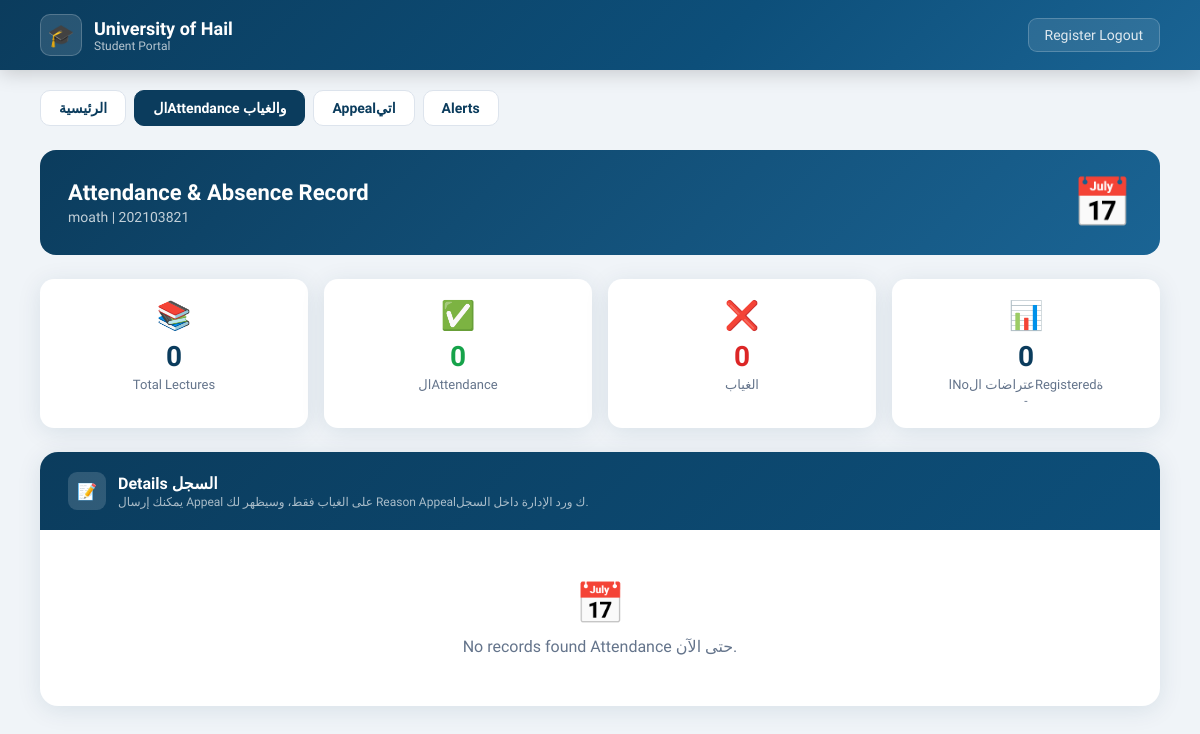
The page /student/attendance (signed in) on the database as committed earlier.
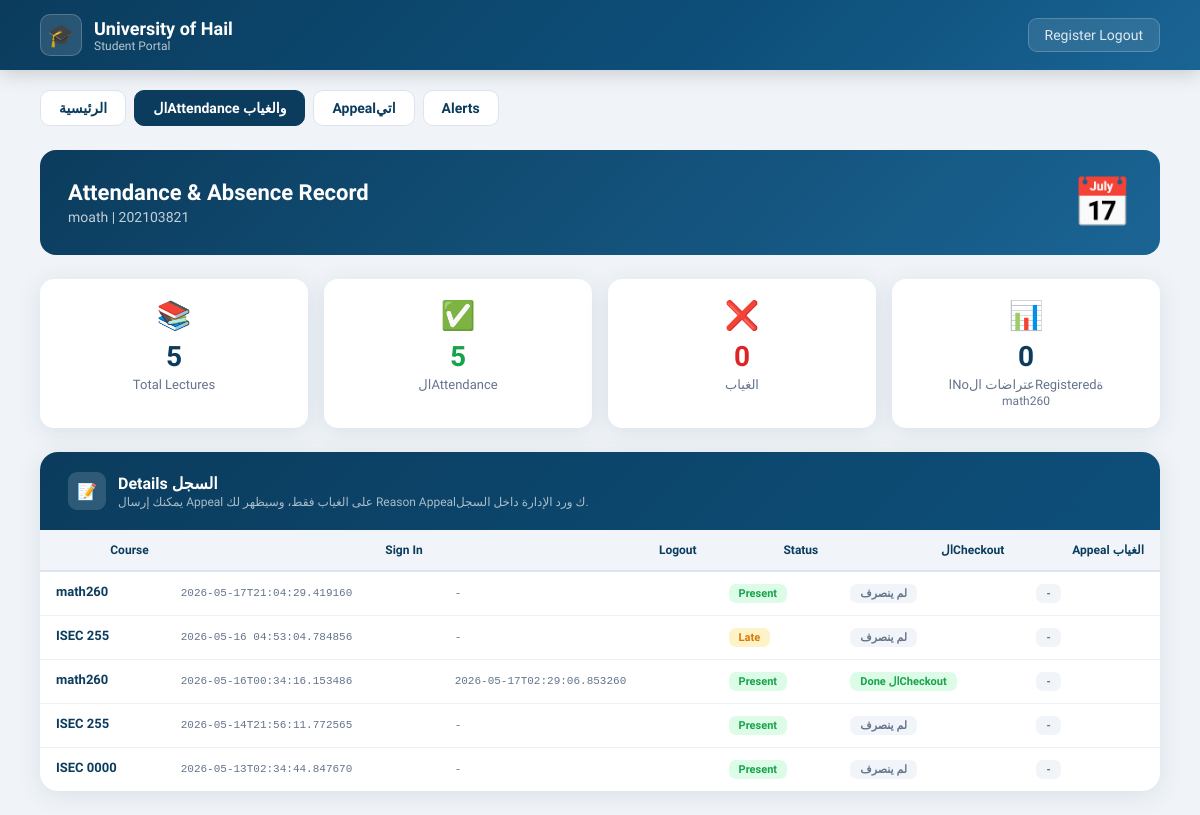
The same page on the database as committed later.
### tables this page shows
CREATE TABLE students (
    university_id TEXT PRIMARY KEY,
    name TEXT NOT NULL,
    academic_number TEXT NOT NULL
, email TEXT, password_hash TEXT, created_at DATETIME);

CREATE TABLE attendance (
    id INTEGER PRIMARY KEY AUTOINCREMENT,
    session_id INTEGER NOT NULL,
    university_id TEXT NOT NULL,
    check_in TIMESTAMP,
    check_out TIMESTAMP,
    status TEXT,
    FOREIGN KEY (session_id) REFERENCES sessions(session_id)
);

### routes/student_routes.py (the view)
    @app.route("/student/attendance")
    def student_attendance_page():
        if "student_id" not in session:
            return redirect("/student/login")
        page_data = _student_collect_page_data(str(session["student_id"]), (request.args.get("msg") or "").strip(), (request.args.get("msg_type") or "info").strip(), False)
        return render_template("student/student_attendance.html", **page_data, nav_page="attendance")

### helpers.py (called while the page is built)
def get_db():
    conn = sqlite3.connect(DATABASE, timeout=10, check_same_thread=False)
    conn.row_factory = sqlite3.Row
    conn.execute("PRAGMA foreign_keys=ON;")
    conn.execute("PRAGMA journal_mode=WAL;")
    conn.execute("PRAGMA synchronous=NORMAL;")
    conn.execute("PRAGMA busy_timeout=5000;")
    return conn

### routes/student_routes.py (called while the page is built)
def _student_status_is_absent(status_value):
    raw = (status_value or "").strip().lower()
    if not raw:
        return False
    return any(token in raw for token in ["absent", "غياب", "Absent"])

### templates/student/student_attendance.html (shortened to what this page needs)
<!DOCTYPE html>
<html lang="en" dir="ltr">
<head>
</head>
<body>
<header class="top-header">
    <div class="logo">
        <div class="logo-icon">🎓</div>
        <div>
            <div class="logo-text">University of Hail</div>
            <div class="logo-sub">Student Portal</div>
        </div>
    </div>
    <a class="logout-btn" href="/student/logout">Register Logout</a>
</header>
<nav class="student-nav">
    <a href="/student/dashboard" class="{{ 'active' if nav_page == 'dashboard' else '' }}">الرئيسية</a>
    <a href="/student/attendance" class="{{ 'active' if nav_page == 'attendance' else '' }}">الAttendance والغياب</a>
    <a href="/student/appeals" class="{{ 'active' if nav_page == 'appeals' else '' }}">Appealاتي</a>
    <a href="/student/alerts" class="{{ 'active' if nav_page == 'alerts' else '' }}">Alerts</a>
</nav>
<div class="page">
    <div class="welcome-bar">
        <div>
            <h2>Attendance & Absence Record</h2>
            <p>{{ student_name }} | {{ student_id }}</p>
        </div>
        <div class="welcome-icon">📅</div>
    </div>
    <div class="stats-row">
        <div class="stat-card">
            <div class="stat-icon">📚</div>
            <div class="stat-val">{{ total_sessions }}</div>
            <div class="stat-lbl">Total Lectures</div>
        </div>
        <div class="stat-card">
            <div class="stat-icon">✅</div>
            <div class="stat-val" style="color:var(--success);">{{ present_count }}</div>
            <div class="stat-lbl">الAttendance</div>
        </div>
        <div class="stat-card">
            <div class="stat-icon">❌</div>
            <div class="stat-val" style="color:var(--danger);">{{ absent_count }}</div>
            <div class="stat-lbl">الغياب</div>
        </div>
        <div class="stat-card">
            <div class="stat-icon">📊</div>
            <div class="stat-val">{{ appeals|length }}</div>
            <div class="stat-lbl">اNoعتراضات الRegisteredة</div>
            <div class="stat-sub">{{ top_risk_course_name }}</div>
        </div>
    </div>
    <div class="card">
        <div class="card-header">
            <div class="card-header-icon">📝</div>
            <div>
                <h2>Details السجل</h2>
                <p>يمكنك إرسال Appeal على الغياب فقط، وسيظهر لك Reason Appealك ورد الإدارة داخل السجل.</p>
            </div>
        </div>
        <div class="table-wrap">
            {% if attendance %}
            <table>
                <thead>
                    <tr>
                        <th>Course</th>
                        <th>Sign In</th>
                        <th>Logout</th>
                        <th>Status</th>
                        <th>الCheckout</th>
                        <th>Appeal الغياب</th>
                    </tr>
                </thead>
                <tbody>
                {% for row in attendance %}
                <tr>
                    <td><span class="course-cell">{{ row.course_name }}</span></td>
                    <td><span class="ts">{{ row.check_in or '-' }}</span></td>
                    <td><span class="ts">{{ row.check_out or '-' }}</span></td>
                    <td>
                        {% set st = (row.status or '')|lower %}
                        {% if 'present' in st %}
                            <span class="badge badge-present">Present</span>
                        {% elif 'late' in st %}
                            <span class="badge badge-late">Late</span>
                        {% elif 'absent' in st or 'غي' in st %}
                            <span class="badge badge-absent">Absent</span>
                        {% else %}
                            <span class="badge badge-other">{{ row.status or '-' }}</span>
                        {% endif %}
                    </td>
                    <td>
                        {% if row.check_out %}
                            <span class="badge badge-present">Done الCheckout</span>
                        {% else %}
                            <span class="badge badge-other">لم ينصرف</span>
                        {% endif %}
                    </td>
                    <td>
                        {% if 'absent' in st or 'غي' in st %}
                            {% if row.appeal_status %}
                                <span class="badge badge-{{ 'pending' if row.appeal_status == 'pending' else 'approved' if row.appeal_status == 'approved' else 'rejected' }}">
                                    {% if row.appeal_status == 'pending' %}Under review{% elif row.appeal_status == 'approved' %}Approved{% else %}Rejected{% endif %}
                                </span>
                                {% if row.appeal_reason %}
                                <div class="note-box">
                                    <strong>Reason Appealك:</strong><br>
                                    {{ row.appeal_reason }}
                                    {% if row.appeal_created_at %}
                                    <br><small>وقت الإرسال: {{ row.appeal_created_at }}</small>
                                    {% endif %}
                                </div>
                                {% endif %}
                                {% if row.appeal_admin_note %}
                                <div class="note-box">
                                    <strong>Note الأدمن:</strong><br>
                                    {{ row.appeal_admin_note }}
                                    {% if row.appeal_reviewed_at %}
                                    <br><small>وقت المراجعة: {{ row.appeal_reviewed_at }}</small>
                                    {% endif %}
                                </div>
                                {% endif %}
                            {% else %}
                                <form action="/student/appeals/create" method="post" class="appeal-form">
                                    <input type="hidden" name="attendance_id" value="{{ row.attendance_id }}">
                                    <textarea name="reason" required placeholder="اكتب Appeal Reason بوضوح"></textarea>
                                    <button type="submit">إرسال Appeal</button>
                                </form>
                            {% endif %}
                        {% else %}
                            <span class="badge badge-other">-</span>
                        {% endif %}
                    </td>
                </tr>
                {% endfor %}
                </tbody>
            </table>
            {% else %}
            <div class="empty">
                <div class="empty-icon">📅</div>
                <p>No records found Attendance حتى الآن.</p>
            </div>
            {% endif %}
        </div>
    </div>
</div>
</body>
</html>

### templates/student/student_attendance.html (style rules this page uses)
:root { --navy:#0b3c5d;--navy-mid:#0d4f7a;--navy-lt:#1a6494; --bg:#f0f4f8;--white:#fff;--text:#1a2332;--muted:#64748b; --danger:#dc2626;--danger-lt:#fee2e2; --success:#16a34a;--success-lt:#dcfce7; --warning:#d97706;--warning-lt:#fef3c7; --border:#dde4ed;--shadow:0 4px 24px rgba(11,60,93,.10); }
* { margin:0;padding:0;box-sizing:border-box; }
body { font-family:'Tajawal',sans-serif;background:var(--bg);color:var(--text);min-height:100vh; }
.top-header { background:linear-gradient(135deg,var(--navy) 0%,var(--navy-mid) 60%,var(--navy-lt) 100%);padding:0 40px;display:flex;align-items:center;justify-content:space-between;height:70px;box-shadow:0 2px 20px rgba(0,0,0,.2);position:sticky;top:0;z-index:100; }
.logo { display:flex;align-items:center;gap:12px;color:#fff; }
.logo-icon { width:42px;height:42px;background:rgba(255,255,255,.12);border-radius:10px;display:flex;align-items:center;justify-content:center;font-size:22px;border:1px solid rgba(255,255,255,.2); }
.logo-text { font-size:18px;font-weight:700; }
.logo-sub { font-size:12px;opacity:.7; }
.logout-btn { display:flex;align-items:center;gap:8px;color:rgba(255,255,255,.85);text-decoration:none;font-size:14px;font-weight:500;background:rgba(255,255,255,.1);border:1px solid rgba(255,255,255,.2);border-radius:9px;padding:8px 16px;transition:all .2s; }
.student-nav { display:flex;gap:8px;flex-wrap:wrap;padding:20px 40px 0; }
.student-nav a { background:var(--white);color:var(--navy);border-radius:10px;padding:9px 18px;font-weight:600;font-size:14px;text-decoration:none;border:1.5px solid var(--border);transition:all .2s; }
.student-nav a.active { background:var(--navy);color:#fff;border-color:var(--navy); }
.page { max-width:1200px;margin:0 auto;padding:24px 40px; }
.welcome-bar { background:linear-gradient(135deg,var(--navy) 0%,var(--navy-lt) 100%);border-radius:16px;padding:24px 28px;color:#fff;margin-bottom:24px;display:flex;align-items:center;justify-content:space-between; }
.welcome-bar h2 { font-size:22px;font-weight:800; }
.welcome-bar p { opacity:.75;font-size:14px;margin-top:4px; }
.welcome-icon { font-size:48px; }
.stats-row { display:grid;grid-template-columns:repeat(4,1fr);gap:16px;margin-bottom:24px; }
.stat-card { background:var(--white);border-radius:14px;padding:20px;box-shadow:var(--shadow);text-align:center; }
.stat-icon { font-size:28px;margin-bottom:8px; }
.stat-val { font-size:28px;font-weight:800;color:var(--navy); }
.stat-lbl { font-size:13px;color:var(--muted);margin-top:4px; }
.stat-sub { font-size:12px;color:var(--muted);margin-top:2px; }
.card { background:var(--white);border-radius:18px;box-shadow:var(--shadow);overflow:hidden; }
.card-header { background:linear-gradient(135deg,var(--navy) 0%,var(--navy-mid) 100%);padding:20px 28px;display:flex;align-items:center;gap:12px; }
.card-header-icon { width:38px;height:38px;background:rgba(255,255,255,.15);border-radius:9px;display:flex;align-items:center;justify-content:center;font-size:16px; }
.card-header h2 { color:#fff;font-size:16px;font-weight:700; }
.card-header p { color:rgba(255,255,255,.65);font-size:12px;margin-top:2px; }
.table-wrap { overflow-x:auto; }
table { width:100%;border-collapse:collapse;min-width:1080px; }
thead th { background:#f1f5f9;color:var(--navy);font-size:12px;font-weight:700;padding:13px 16px;text-align:right;border-bottom:2px solid var(--border); }
tbody tr { transition:background .15s; }
tbody tr:not(:last-child) td { border-bottom:1px solid #eef2f7; }
td { padding:12px 16px;font-size:13px;color:var(--text);vertical-align:top; }
.course-cell { font-weight:700;color:var(--navy); }
.ts { font-family:monospace;font-size:11px;color:var(--muted); }
.badge { display:inline-block;border-radius:7px;padding:3px 10px;font-size:11px;font-weight:700; }
.badge-present { background:var(--success-lt);color:var(--success); }
.badge-late { background:var(--warning-lt);color:var(--warning); }
.badge-other { background:#f1f5f9;color:var(--muted); }

Rows that differ between the two databases and show on the page:
added attendance: course_name "math260", check_in "2026-05-17T21:04:29.419160", check_out "-", shows "Present", shows "لم ينصرف"
added attendance: course_name "ISEC 255", check_in "2026-05-16 04:53:04.784856", check_out "-", shows "Late", shows "لم ينصرف"
added attendance: course_name "math260", check_in "2026-05-16T00:34:16.153486", check_out "2026-05-17T02:29:06.853260", shows "Present", shows "Done الCheckout"
added attendance: course_name "ISEC 255", check_in "2026-05-14T21:56:11.772565", check_out "-", shows "Present", shows "لم ينصرف"
added attendance: course_name "ISEC 0000", check_in "2026-05-13T02:34:44.847670", check_out "-", shows "Present", shows "لم ينصرف"
Other text that changed with them:
{{ total_sessions }}: "0" → "5"
{{ present_count }}: "0" → "5"
{{ top_risk_course_name }}: "-" → "math260"
text no longer shown: "📅 No records found Attendance حتى الآن."
text now shown: "Course Sign In Logout Status الCheckout Appeal الغياب"
